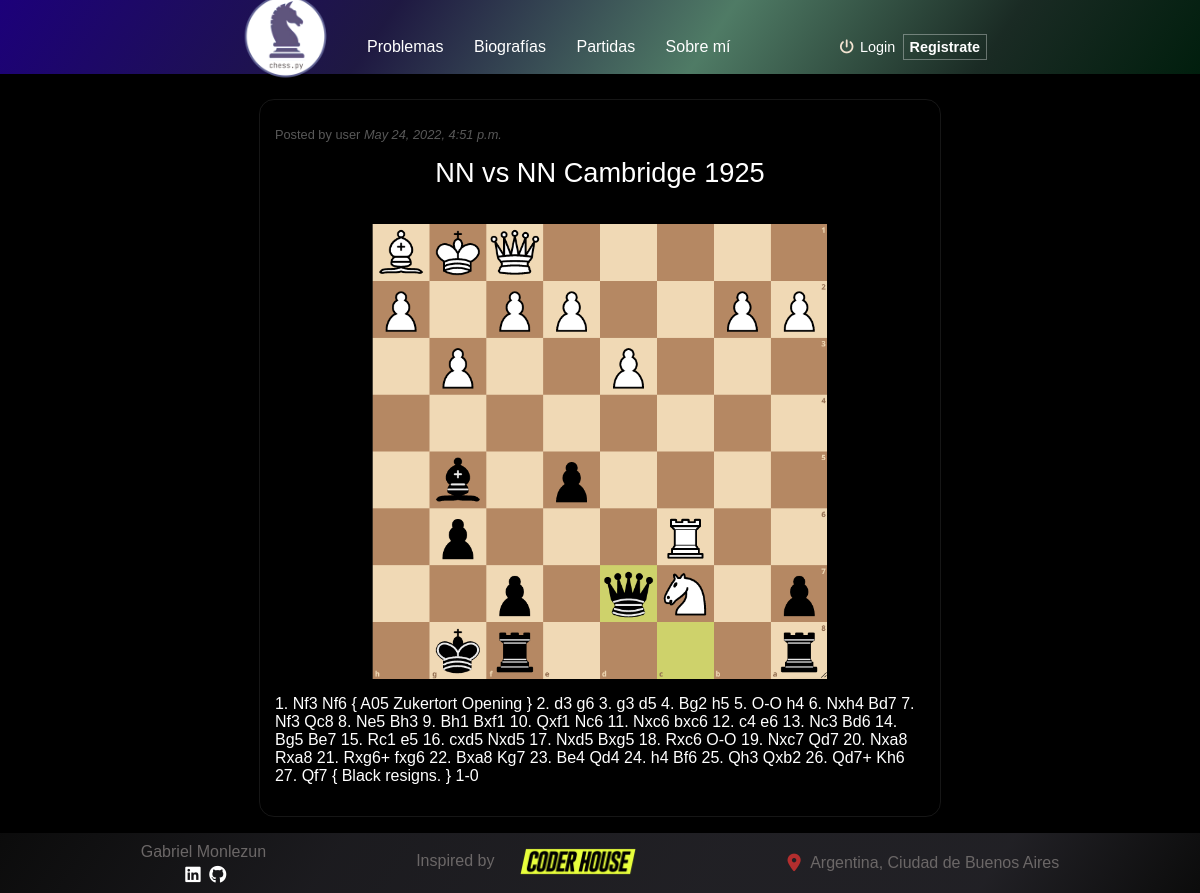
The app's page /Posts/games/1 with its own data.
### Posts/models.py (models this page shows, shortened)
class PostGames(models.Model):
    RESULT_CHOICES = (
    (1, '1-0'),
    (2, '0-1'),
    (3, '1/2-1/2'),
)
    title = models.CharField(max_length=255)
    title_players = models.CharField(max_length=255)
    result = models.IntegerField(choices=RESULT_CHOICES)
    content = models.CharField(max_length=555)
    image = models.ImageField(upload_to='images_post',null=False,blank=False)
    date = models.DateTimeField(default=now, editable=False)
    author = models.ForeignKey(User, on_delete=models.CASCADE)

### Posts/views.py (the view)
# urls.py: path('games/<pk>', GamesDetail.as_view(), name="GamesDetail"),
class GamesDetail(DetailView):
    model = PostGames
    template_name = "Posts/postgames_detail.html"

### Posts/templates/Posts/postgames_detail.html (shortened to what this page needs)
{% extends "Posts/padre.html" %}
{% load static %}
{% block contenidoQueCambia %}
    <p class="detalle-user">Posted by user <i>{{object.date}}</i></p>
    <p class="detalle-titulo">{{object.title}}</p>
    <picture class="detalle__container-imagen">
        <img src="{{object.image.url}}" alt="" class="detalle-imagen">
    </picture>
    <p class="detalle-contenido">{{object.content}}</p>
{% endblock %}

### Posts/static/Posts/css/style.css (style rules this page uses)
html { padding: 0; margin: 0; box-sizing: border-box; font-family: Verdana, Geneva, Tahoma, sans-serif; }
body { position: relative; background-color: black; margin: 0; z-index: 1; }
.detalle-user { font-size: .8rem; color: rgb(88, 88, 88); }
.detalle__container-imagen { display: flex; justify-content: center; }
.detalle-imagen { position: relative; float: left; width: 70%; object-fit: fill; }
.detalle-titulo { font-size: 170%; text-align: center; margin-top: 15px; margin-bottom: 35px; }

### records on screen
PostGames: date "May 24, 2022, 4:51 p.m.", title "NN vs NN Cambridge 1925", image (picture), content "1. Nf3 Nf6 { A05 Zukertort Opening } 2. d3 g6 3. g3 d5 4. Bg2 h5 5. O-O h4 6. Nxh4 Bd7 7. Nf3 Qc8 8. Ne5 Bh3 9. Bh1 Bxf1 10. Qxf1 Nc6 11. Nxc6 bxc6 12. c4 e6 13. Nc3 Bd6 14. Bg5 Be7 15. Rc1 e5 16. cxd5 Nxd5 17. Nxd5 Bxg5 18. Rxc6 O-O 19. Nxc7 Qd7 20. Nxa8 Rxa8 21. Rxg6+ fxg6 22. Bxa8 Kg7 23. Be4 Qd4 24. h4 Bf6 25. Qh3 Qxb2 26. Qd7+ Kh6 27. Qf7 { Black resigns. } 1-0"
